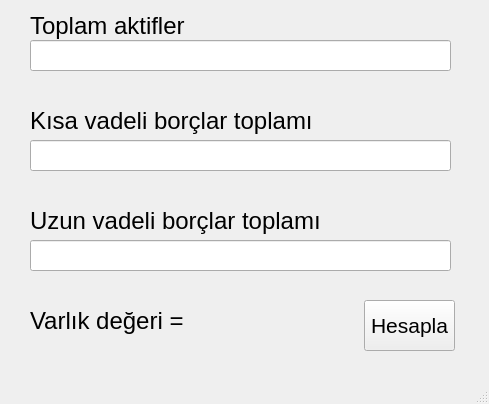
<?xml version="1.0" encoding="UTF-8"?>
<ui version="4.0">
 <class>varlikdeg</class>
 <widget class="QMainWindow" name="varlikdeg">
  <property name="geometry">
   <rect>
    <x>0</x>
    <y>0</y>
    <width>489</width>
    <height>404</height>
   </rect>
  </property>
  <property name="windowTitle">
   <string>MainWindow</string>
  </property>
  <widget class="QWidget" name="centralwidget">
   <widget class="QLabel" name="label1">
    <property name="geometry">
     <rect>
      <x>30</x>
      <y>0</y>
      <width>291</width>
      <height>51</height>
     </rect>
    </property>
    <property name="font">
     <font>
      <pointsize>18</pointsize>
     </font>
    </property>
    <property name="text">
     <string>Toplam aktifler</string>
    </property>
   </widget>
   <widget class="QLabel" name="label_2">
    <property name="geometry">
     <rect>
      <x>30</x>
      <y>100</y>
      <width>291</width>
      <height>41</height>
     </rect>
    </property>
    <property name="font">
     <font>
      <pointsize>18</pointsize>
     </font>
    </property>
    <property name="text">
     <string>Kısa vadeli borçlar toplamı</string>
    </property>
   </widget>
   <widget class="QLabel" name="label_3">
    <property name="geometry">
     <rect>
      <x>30</x>
      <y>200</y>
      <width>301</width>
      <height>41</height>
     </rect>
    </property>
    <property name="font">
     <font>
      <pointsize>18</pointsize>
     </font>
    </property>
    <property name="text">
     <string>Uzun vadeli borçlar toplamı</string>
    </property>
   </widget>
   <widget class="QLabel" name="sonuc">
    <property name="geometry">
     <rect>
      <x>30</x>
      <y>290</y>
      <width>331</width>
      <height>61</height>
     </rect>
    </property>
    <property name="font">
     <font>
      <pointsize>18</pointsize>
     </font>
    </property>
    <property name="text">
     <string>Varlık değeri = </string>
    </property>
   </widget>
   <widget class="QLineEdit" name="edit_aktifler">
    <property name="geometry">
     <rect>
      <x>30</x>
      <y>40</y>
      <width>421</width>
      <height>31</height>
     </rect>
    </property>
   </widget>
   <widget class="QLineEdit" name="edit_kvadeborc">
    <property name="geometry">
     <rect>
      <x>30</x>
      <y>140</y>
      <width>421</width>
      <height>31</height>
     </rect>
    </property>
   </widget>
   <widget class="QLineEdit" name="edit_uvadeborc">
    <property name="geometry">
     <rect>
      <x>30</x>
      <y>240</y>
      <width>421</width>
      <height>31</height>
     </rect>
    </property>
   </widget>
   <widget class="QPushButton" name="btn_hesapla">
    <property name="geometry">
     <rect>
      <x>364</x>
      <y>300</y>
      <width>91</width>
      <height>51</height>
     </rect>
    </property>
    <property name="font">
     <font>
      <pointsize>16</pointsize>
     </font>
    </property>
    <property name="text">
     <string>Hesapla</string>
    </property>
   </widget>
  </widget>
  <widget class="QMenuBar" name="menubar">
   <property name="geometry">
    <rect>
     <x>0</x>
     <y>0</y>
     <width>489</width>
     <height>21</height>
    </rect>
   </property>
  </widget>
  <widget class="QStatusBar" name="statusbar"/>
 </widget>
 <resources/>
 <connections/>
</ui>
